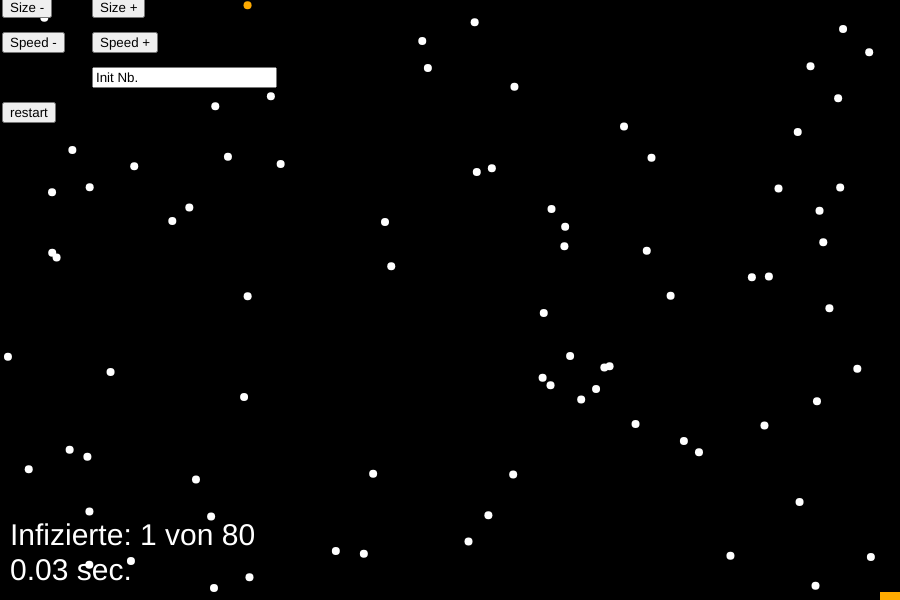
Frame 1 (no input)
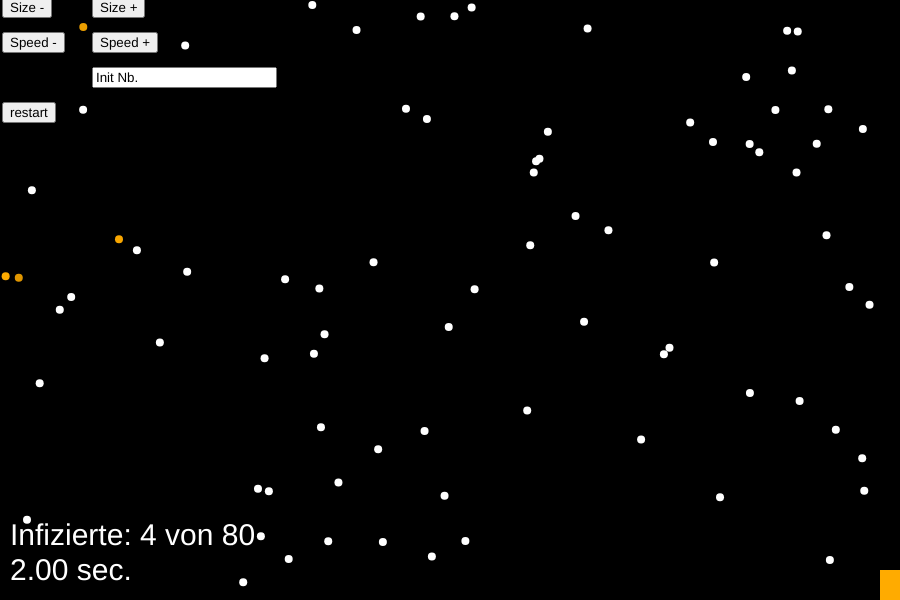
Frame 60 (no input)
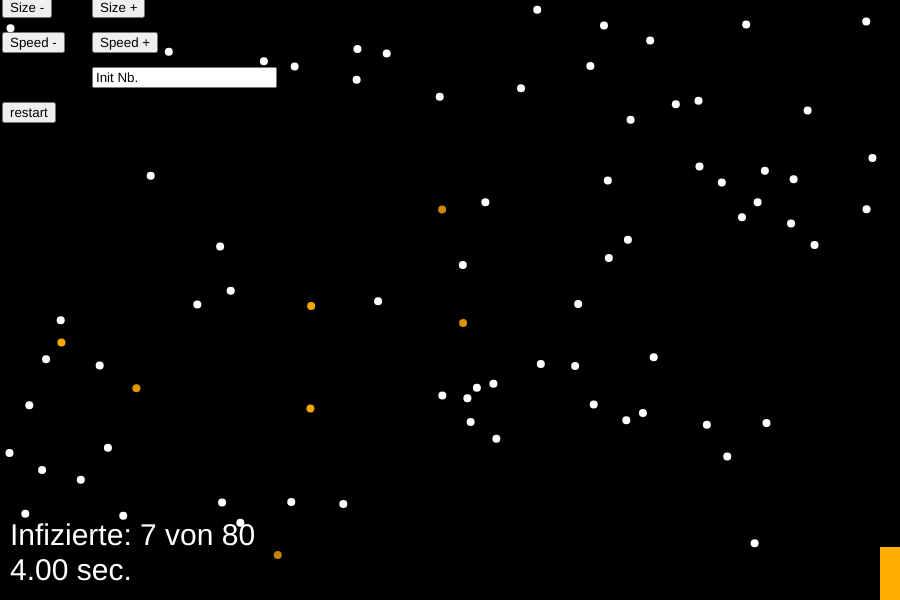
Frame 120 (the mouse pressed at the canvas centre since frame 60)

The p5.js sketch that drew these frames (run headless with seeded random() and noise() and a simulated clock; from frame 60 on, the mouse is pressed at the canvas centre):

// p5.js sketch
// ── sketch.js
const points = [];
var item;
var curr_time;
var infections = 1;
var radius_point = 4;
const N_POINTS = 80;
const B_COLUMN = 20;
const speed = 0.2;
const T_INFECTION = 500;

var cnv;
var speedFact;
let button = null;
let buttonP = null;
let buttonM = null;
let buttonB = null;
let buttonS = null;

let slider = null;

function setup() {

    curr_time = 0;
    while (points.length > 0) {
      points.pop();
    }
    cnv = createCanvas(900, 600);
    centerCanvas();
    for (var i=0; i<N_POINTS; i++) {
      points.push(new MyPoint(
        createVector(
          random(radius_point, width - 2 * radius_point - B_COLUMN), random(radius_point,height - radius_point)
        )
      ))
    }
    points[round(random(0,N_POINTS-1))].setInfected();
    frameRate(30);
    setupUi();
}


function draw() {
    background(0);
    strokeWeight(0);
    fill(255, 171, 0);
    rect(width - B_COLUMN, height-round(infections * (height / N_POINTS)), B_COLUMN, round(infections * (height / N_POINTS)));
    fill(40,40,40);
    //rect(0, height-round(infections * (height / N_POINTS)), width - B_COLUMN, round(infections * (height / N_POINTS)));
    
    fill(255);
    strokeWeight(0);
    textSize(30);
    text("Infizierte: " + infections + " von " + N_POINTS, 10, 545);
    if (infections < N_POINTS) {
      curr_time = millis() / 1000;
    } else {
      fill(255, 0, 0);
    }
    text(curr_time.toFixed(2) + " sec.", 10, 580);
    fill(255);
    strokeWeight(radius_point*2);
    infections = 0;
    for (let p of points) {

      if (p.infected) {
        pColor = color(255, 171, 0)

        infections++;
        for (let p2 of points) {
          if (distance(p, p2) <= 2*radius_point) {
            p2.setInfected();
          }
        }
        pColor.setAlpha(p.getIntesity());
        stroke(pColor);
        
      } else {
        stroke(255);
      }
      point(p.vec.x, p.vec.y);
      
      p.run();
    }
}

function setupUi() {

  let dist = 10;
  let distH = dist/2;
  let bWidth = 80;
  let bHeight = 30;

  if(button != null) {
    button.remove();
  }
  button = createButton('restart');
  button.class('button');
  button.position(dist, (distH+bHeight)*3 + distH);
  button.mousePressed(setup);

  input = createInput('Init Nb.');
  input.position(dist*2 + bWidth, (distH+bHeight)*2 + distH);
  input.class('input');

  if(buttonP != null) {
    buttonP.remove();
  }
  buttonP = createButton('Speed +');
  buttonP.position(dist + bWidth + dist, distH + bHeight + distH);
  buttonP.mousePressed(faster);
  buttonP.class('button');

  if(buttonM != null) {
    buttonM.remove();
  }
  buttonM = createButton('Speed -');
  buttonM.position(dist, distH + bHeight + distH);
  buttonM.mousePressed(slower);
  buttonM.class('button');

  if(buttonB != null) {
    buttonB.remove();
  }
  buttonB = createButton('Size +');
  buttonB.position(dist + bWidth + dist, distH);
  buttonB.mousePressed(bigger);
  buttonB.class('button');

  if(buttonS != null) {
    buttonS.remove();
  }
  buttonS = createButton('Size -');
  buttonS.position(dist, distH);
  buttonS.mousePressed(smaller);
  buttonS.class('button');
}

function centerCanvas() {
  var x = (windowWidth - width) / 2;
  var y = (windowHeight - height) / 2;
  cnv.position(x, y);
}

function faster() {
  for (let p of points) {
    p.setSpeed(1.1);
  }
}

function slower() {
  for (let p of points) {
    p.setSpeed(0.9);
  }
}

function bigger() {
  if (radius_point < 20) {
    radius_point *= 1.1;
  }
}

function smaller() {
  if (radius_point >= 0.5) {
    radius_point *=  0.9;
  }
}

function distance(p1, p2) {
    var dx;
    var dy;
    
    dx = p2.vec.x - p1.vec.x;
    dy = p2.vec.y - p1.vec.y;
    
    return Math.sqrt(dy * dy + dx * dx);
}
// ── individuum.js
class MyPoint {
    constructor(vec) {
        this.vec = vec;
        this.infected = false;
        this.infectionTimer = T_INFECTION;
        this.immune = false;
        this.dx = random(speed/10, speed); // 0.01 ... 0.1
        this.dy = random(speed/10, speed); 

        if (random() * 10 > 5){
            this.dx *= -1;
        }

        if (random() * 10 > 5){
            this.dy *= -1;
        }
    }

    setSpeed(spd) {
        this.dx *= spd;
        this.dy *= spd;
    }

    getSpeed() {
        return [this.dx, this.dy];
    }

    setInfected() {
        
        if(this.immune == false) {
            this.infected = true;
        }
    }

    getIntesity() {
        /*  
        */
        return Math.floor((this.infectionTimer / (T_INFECTION / 100.0)) * 2.55)
    }

    run() {
        var nextX;
        var nextY;
        /* erstma die nächste position berechnen... */
        nextX = this.vec.x + 1 * deltaTime * this.dx;
        nextY = this.vec.y + 1 * deltaTime * this.dy;

        /* wenn links oder rechts raus, x-Richtung umkehren. */
        if ((nextX < radius_point) || (nextX > width - radius_point - B_COLUMN)) {
            this.dx *= -1;
        }

        this.vec.x = this.vec.x + 1 * deltaTime * this.dx; // jetzt nochmal nächste x-Pos
        
        /* wenn oben oder unten raus, y-Richtung umkehren. */
        if ((nextY < radius_point) || (nextY > height - radius_point)){
            this.dy *= -1;
        }

        
        this.vec.y = this.vec.y + 1 * deltaTime * this.dy; // jetzt nochmal nächste y-Pos

        /* Infizierte werden immer weniger infektioes. */
        if (this.infected) {
            this.infectionTimer -= 1;
        }

        /* Infektion überstanden, wir sind immun... */
        if (this.infectionTimer <= 0) {
            this.immune = true;
            this.infected = false;
        }
    }
}
// ── style.css
html, body {
    margin: 0;
    padding: 0;
  }
  canvas {
    display: block;
  }
  
  .button {
    background-color: rgb(63, 62, 62); /* Green */
    border: none;
    color: white;
    padding: 7px 7px;
    width: 80px;
    height: 30px;
    text-align: center;
    text-decoration: none;
    display: inline-block;
    font-size: 16px;
    transition-duration: 0.4s;
  }

  .button:hover {
    background-color: #d35f00;
    color: white;
  }

  .input {
    width: 80px;
    border-radius: 0px;
  }
